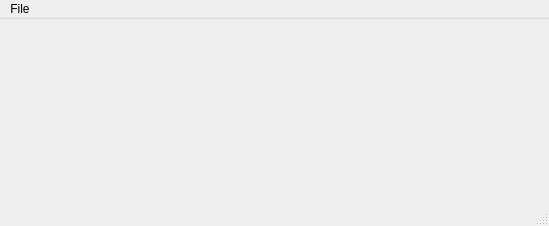
<?xml version="1.0" encoding="UTF-8"?>
<ui version="4.0">
 <class>material_window</class>
 <widget class="QMainWindow" name="material_window">
  <property name="geometry">
   <rect>
    <x>0</x>
    <y>0</y>
    <width>549</width>
    <height>226</height>
   </rect>
  </property>
  <property name="minimumSize">
   <size>
    <width>236</width>
    <height>153</height>
   </size>
  </property>
  <property name="windowTitle">
   <string>Material Library</string>
  </property>
  <widget class="QWidget" name="centralwidget">
   <layout class="QVBoxLayout" name="verticalLayout">
    <item>
     <widget class="QScrollArea" name="scrollArea">
      <property name="frameShape">
       <enum>QFrame::NoFrame</enum>
      </property>
      <property name="widgetResizable">
       <bool>true</bool>
      </property>
      <widget class="QWidget" name="scrollAreaWidgetContents">
       <property name="geometry">
        <rect>
         <x>0</x>
         <y>0</y>
         <width>531</width>
         <height>162</height>
        </rect>
       </property>
       <layout class="QHBoxLayout" name="horizontalLayout">
        <item>
         <layout class="QHBoxLayout" name="swatch_layout"/>
        </item>
       </layout>
      </widget>
     </widget>
    </item>
   </layout>
  </widget>
  <widget class="QMenuBar" name="menubar">
   <property name="geometry">
    <rect>
     <x>0</x>
     <y>0</y>
     <width>549</width>
     <height>23</height>
    </rect>
   </property>
   <widget class="QMenu" name="menuFile">
    <property name="title">
     <string>File</string>
    </property>
    <addaction name="actionOpen"/>
    <addaction name="actionQuit"/>
   </widget>
   <addaction name="menuFile"/>
  </widget>
  <widget class="QStatusBar" name="statusbar"/>
  <action name="actionOpen">
   <property name="text">
    <string>Open</string>
   </property>
  </action>
  <action name="actionQuit">
   <property name="text">
    <string>Quit</string>
   </property>
  </action>
 </widget>
 <resources/>
 <connections/>
</ui>
